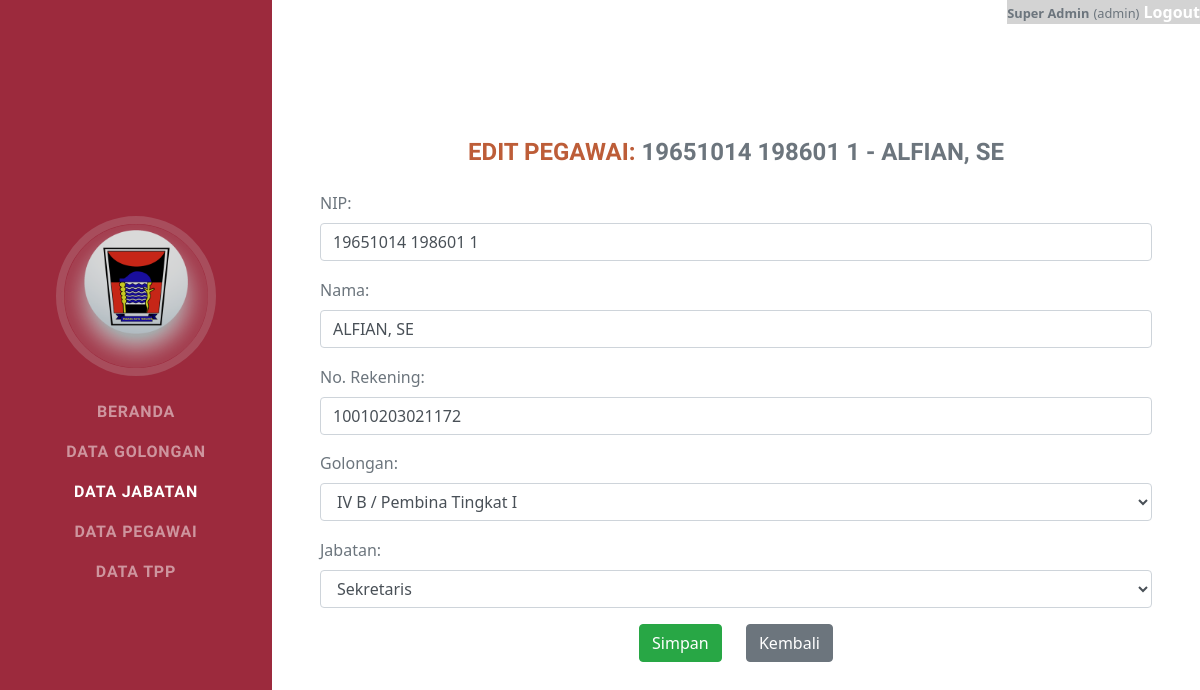
Screenshot of /pegawai-edit.php?nip=19651014 198601 1 (signed in) with the database file from the repository.
### tables this page shows
CREATE TABLE `pegawai` (
  `nip` varchar(18) NOT NULL,
  `nama` varchar(50) NOT NULL,
  `no_rekening` varchar(15) NOT NULL,
  `id_golongan` int(11) DEFAULT NULL,
  `id_jabatan` int(11) NOT NULL
);

### pegawai-edit.php (the view, shortened to what this page needs)
        <?php include('assets/menu.php') ?>
        <div class="container-fluid p-0">
            <?php
            	$nip = mysqli_real_escape_string($con, $_GET['nip']);
                $sql=mysqli_query($con, "SELECT * FROM pegawai WHERE nip = '$nip' ");
                while($row = mysqli_fetch_array($sql))
                {
                    $nip = $row['nip'];
                    $nama = $row['nama'];
                    $rekening = $row['no_rekening'];
                }
            ?>
            <form action="pegawai-edit-act.php" method="post">
	            <section class="resume-section">
	                <div class="resume-section-content">
	                    <h4 class="mb-0 text-primary" style="text-align: center; padding-bottom: 3%">
	                        Edit Pegawai:
	                        <span class="text-secondary"><?php echo $nip." - ".$nama ?></span>
	                    </h4>
	                    <div style="padding-bottom: 2%">
	                    	<label>NIP:</label>
							<input type="text" class="form-control" name="nip2" value="<?php echo $nip ?>" required="">
	                    </div>
						<div style="padding-bottom: 2%">
							<label>Nama:</label>
							<input type="text" class="form-control" name="nama" value="<?php echo $nama ?>" required="">
						</div>
				    	<div style="padding-bottom: 2%">
							<label>No. Rekening:</label>
							<input type="text" class="form-control" name="rekening" value="<?php echo $rekening ?>" required="">
						</div>
						<div style="padding-bottom: 2%">
							<label>Golongan:</label>
							<select class="form-control" name="golongan" id="golongan" required="">
	                            <?php
	                                $sql=mysqli_query($con, "SELECT * FROM golongan");
	                                while($row = mysqli_fetch_array($sql))
	                                {
	                                    echo"<option value=".$row['id_golongan'].">".$row['nama_gol_pangkat']."</option>";
	                                }
	                            ?>
	                        </select>
						</div>
						<div style="padding-bottom: 2%">
							<label>Jabatan:</label>
							<select class="form-control" name="jabatan" id="jabatan" required="">
	                            <?php
	                                $sql=mysqli_query($con, "SELECT * FROM jabatan");
	                                while($row = mysqli_fetch_array($sql))
	                                {
	                                    echo"<option value=".$row['id_jabatan'].">".$row['nama_jabatan']."</option>";
	                                }
	                            ?>
	                        </select>
						</div>
						<div style="text-align: center;">
							<button type="submit" class="btn btn-success" name="pegawai-edit">Simpan</button> &emsp;
							<a href="pegawai-detail.php?nip=<?php echo $nip ?>">
								<button type="button" class="btn btn-secondary">Kembali</button>
							</a>
						</div>
			</form>
<?php include('assets/footer.php') ?>

### rows the page displays
pegawai: nip "19651014 198601 1", nama "ALFIAN, SE", nip2 "19651014 198601 1", rekening "10010203021172"

### other values shown
$_SESSION['nama'] "Super Admin"
$_SESSION['role'] "admin"
form field golongan "IV B / Pembina Tingkat I"
form field jabatan "Sekretaris"
